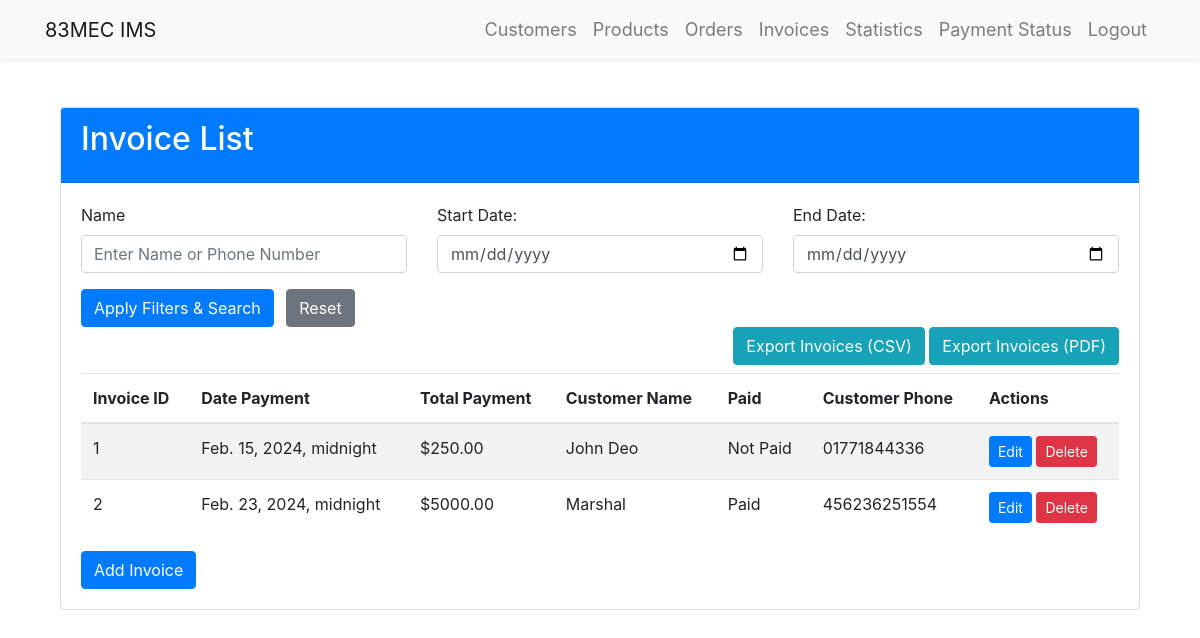
Page /invoice_list/ (signed in) on the committed database.
### ims_app/models.py (models this page shows, shortened)
class Invoice(models.Model):
    invoice_id = models.AutoField(primary_key=True)
    date_payment = models.DateTimeField()
    due_date = models.DateField()
    total_payment = models.DecimalField(max_digits=10, decimal_places=2)
    order = models.ForeignKey(Order, on_delete=models.CASCADE)
    customer = models.ForeignKey(Customer, on_delete=models.CASCADE)
    paid = models.BooleanField(default=False)

class Customer(models.Model):
    customer_id = models.AutoField(primary_key=True)
    name = models.CharField(max_length=255)
    address = models.CharField(max_length=255)
    phone = models.CharField(max_length=20)
    email = models.EmailField(unique=True)

### ims_app/views.py (the view)
# urls.py: path('invoice_list/', views.invoice_list, name='invoice_list'),
@login_required
def invoice_list(request):
    query = request.GET.get('q')
    start_date = request.GET.get('start_date')
    end_date = request.GET.get('end_date')
    invoices = Invoice.objects.all()
    if query:
        invoices = invoices.filter(
            Q(customer__name__icontains=query) |
            Q(customer__phone__icontains=query)
        ).distinct()
    if start_date:
        try:
            start_date = datetime.strptime(start_date, '%Y-%m-%d')
            invoices = invoices.filter(date_payment__gte=start_date)
        except ValueError:
            pass  # Handle invalid date format or value
    if end_date:
        try:
            end_date = datetime.strptime(end_date, '%Y-%m-%d')
            invoices = invoices.filter(date_payment__lte=end_date)
        except ValueError:
            pass  # Handle invalid date format or value
    return render(request, 'invoice/invoice_list.html', {'invoices': invoices, 'query': query, 'start_date': start_date, 'end_date': end_date})

### templates/invoice/invoice_list.html (shortened to what this page needs)
{% extends 'base.html' %}
{% block content %}
<div class="container mt-5">
    <div class="row justify-content-center">
        <div class="col-md-12">
            <div class="card">
                <div class="card-header bg-primary text-white">
                    <h2 class="card-title">Invoice List</h2>
                </div>
                <div class="card-body">
                    <div class="mb-2">
                        <form method="get">
                            <div class="row">
                                <div class="col-md-4">
                                    <div class="form-group">
                                        <label for="start_date">Name</label>
                                        <input type="text" name="q" class="form-control" placeholder="Enter Name or Phone Number" value="">
                                    </div>
                                </div>
                                <div class="col-md-4">
                                    <div class="form-group">
                                        <label for="start_date">Start Date:</label>
                                        <input type="date" id="start_date" name="start_date" class="form-control" value="{% if start_date %}{{ start_date|date:"Y-m-d" }}{% endif %}">
                                    </div>
                                </div>
                                <div class="col-md-4">
                                    <div class="form-group">
                                        <label for="end_date">End Date:</label>
                                        <input type="date" id="end_date" name="end_date" class="form-control" value="{% if end_date %}{{ end_date|date:"Y-m-d" }}{% endif %}">
                                    </div>
                                </div>
                            </div>
                            <div class="row">
                                <div class="col-md-4">
                                    <button type="submit" class="btn btn-primary mr-2">Apply Filters & Search</button>
                                    <a href="{% url 'invoice_list' %}" class="btn btn-secondary">Reset</a>
                                </div>
                            </div>
                        </form>
                        <div class="my-b text-right">
                            <a href="{% url 'export_invoices_csv' %}" class="btn btn-info">Export Invoices (CSV)</a>
                            <a href="{% url 'export_invoices_pdf' %}" class="btn btn-info">Export Invoices (PDF)</a>
                        </div>
                    </div>
                    <div class="table-responsive">
                        <table class="table table-striped">
                            <thead>
                                <tr>
                                    <th scope="col">Invoice ID</th>
                                    <th scope="col">Date Payment</th>
                                    <th scope="col">Total Payment</th>
                                    <th scope="col">Customer Name</th>
                                    <th scope="col">Paid</th>
                                    <th scope="col">Customer Phone</th>
                                    <th scope="col">Actions</th>
                                </tr>
                            </thead>
                            <tbody>
                                {% for invoice in invoices %}
                                    <tr>
                                        <td>{{ invoice.invoice_id }}</td>
                                        <td>{{ invoice.date_payment }}</td>
                                        <td>${{ invoice.total_payment }}</td>
                                        <td>{{ invoice.customer.name }}</td>
                                        <td>{% if invoice.paid %}Paid{% else %}Not Paid{% endif %}</td>
                                        <td>{{ invoice.customer.phone }}</td>
                                        <td>
                                            <a href="{% url 'edit_invoice' invoice.invoice_id %}" class="btn btn-sm btn-primary">Edit</a>
                                            <a href="{% url 'delete_invoice' invoice.invoice_id %}" class="btn btn-sm btn-danger">Delete</a>
                                        </td>
                                    </tr>
                                {% endfor %}
                            </tbody>
                        </table>
                    </div>
                    <a href="{% url 'add_invoice' %}" class="btn btn-primary">Add Invoice</a>
                </div>
            </div>
        </div>
    </div>
</div>
{% endblock %}

### templates/base.html (shortened to what this page needs)
{% load static %}
<!DOCTYPE html>
<html lang="en">
<head>
    <link rel="stylesheet" href="https://stackpath.bootstrapcdn.com/bootstrap/4.3.1/css/bootstrap.min.css">
    <link rel="stylesheet" href="https://cdnjs.cloudflare.com/ajax/libs/font-awesome/5.15.4/css/all.min.css">
</head>
<body>
    <nav class="navbar navbar-expand-lg navbar-light bg-light shadow-sm">
        <div class="container">
            <a class="navbar-brand" href="/">83MEC IMS</a>
            <div class="collapse navbar-collapse" id="navbarNav">
                <ul class="navbar-nav ml-auto">
                    <li class="nav-item">
                        <a class="nav-link" href="{% url 'customer_list' %}">Customers</a>
                    </li>
                    <li class="nav-item">
                        <a class="nav-link" href="{% url 'product_list' %}">Products</a>
                    </li>
                    <li class="nav-item">
                        <a class="nav-link" href="{% url 'order_list' %}">Orders</a>
                    </li>
                    <li class="nav-item">
                        <a class="nav-link" href="{% url 'invoice_list' %}">Invoices</a>
                    </li>
                    <li class="nav-item">
                        <a class="nav-link" href="{% url 'statistics' %}">Statistics</a>
                    </li>
                    <li class="nav-item">
                        <a class="nav-link" href="{% url 'payment_status' %}">Payment Status</a>
                    </li>
                    {% if user.is_authenticated %}
                        <li class="nav-item">
                            <a class="nav-link" href="{% url 'logout' %}">Logout</a>
                        </li>
                    {% else %}
                        <li class="nav-item">
                            <a class="nav-link" href="{% url 'login' %}">Login</a>
                        </li>
                    {% endif %}
                </ul>
            </div>
        </div>
    </nav>
    <div class="container">
        {% block content %}{% endblock %}
    </div>
    <link rel="stylesheet" href="https://cdn.jsdelivr.net/npm/flatpickr/dist/flatpickr.min.css">
</body>
</html>

### templates/base.html (style rules this page uses)
.navbar-nav .nav-link { font-size: 18px; }

### rows in the picture
Invoice: invoice_id "1", date_payment "Feb. 15, 2024, midnight", total_payment "250.00", customer.name "John Deo", paid "Not Paid", customer.phone "01771844336"
Invoice: invoice_id "2", date_payment "Feb. 23, 2024, midnight", total_payment "5000.00", customer.name "Marshal", paid "Paid", customer.phone "456236251554"
